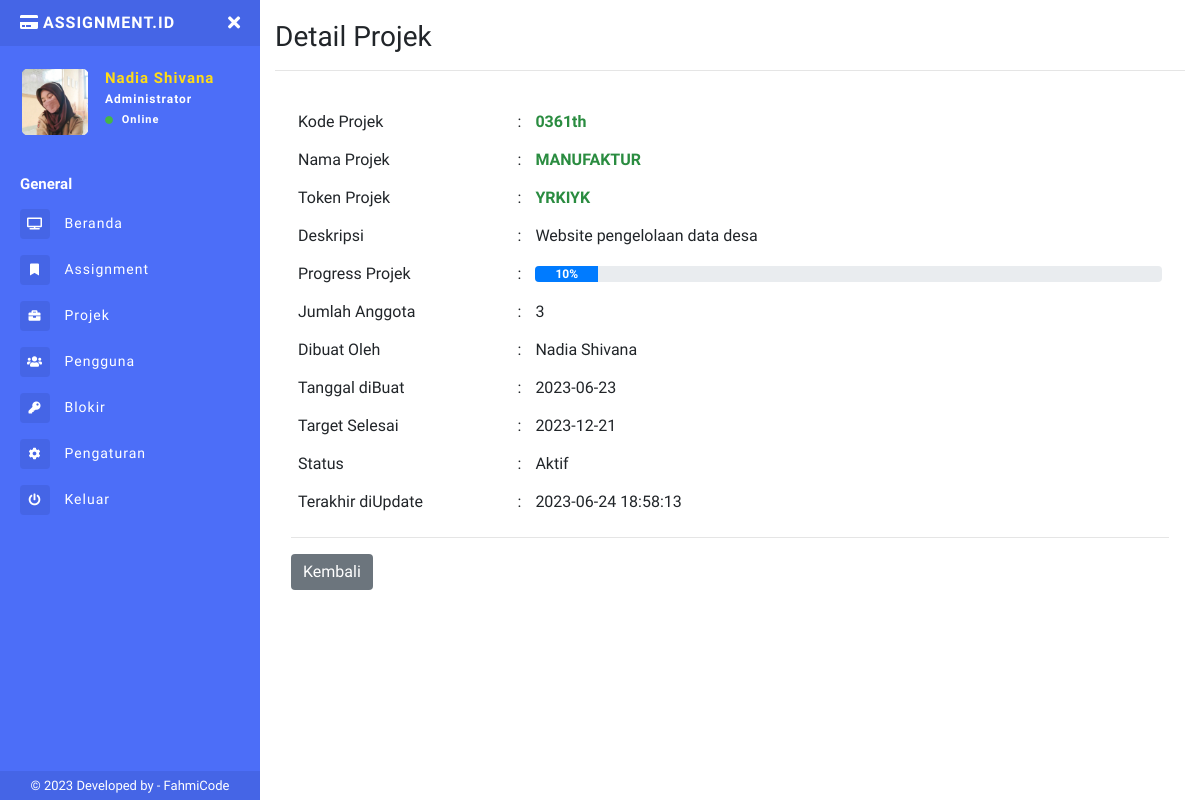
Page /app/detail-projek.php?kode=0361th (signed in) on the committed database.
### tables this page shows
CREATE TABLE `tb_pengguna` (
  `id` int(11) NOT NULL,
  `nama` varchar(50) NOT NULL,
  `username` varchar(30) NOT NULL,
  `password` varchar(40) NOT NULL,
  `email` varchar(50) NOT NULL,
  `tlpn` varchar(20) NOT NULL,
  `level` enum('Member','Leader','Administrator') NOT NULL,
  `logo` varchar(40) NOT NULL,
  `status` tinyint(4) NOT NULL,
  `kd_projek` varchar(20) NOT NULL,
  `created_at` timestamp NOT NULL DEFAULT current_timestamp(),
  `update_at` datetime DEFAULT NULL
);

CREATE TABLE `tb_projek` (
  `kode_projek` char(12) NOT NULL,
  `nama` varchar(50) NOT NULL,
  `deskripsi` text NOT NULL,
  `token_projek` char(6) NOT NULL,
  `progress_projek` int(5) NOT NULL,
  `target_selesai` date DEFAULT NULL,
  `status` tinyint(4) NOT NULL,
  `created_by` varchar(10) NOT NULL,
  `created_at` date DEFAULT NULL,
  `update_at` datetime DEFAULT NULL
);

### app/detail-projek.php (the view, shortened to what this page needs)
<?php
include 'sidebar.php';
$hitung = mysqli_query($conn, "SELECT * FROM tb_pengguna WHERE kd_projek = '" . $_GET['kode'] . "'");
$jumlah_member = mysqli_num_rows($hitung);
$projek = "SELECT tb_pengguna.nama AS pengguna,tb_pengguna.level,tb_projek.kode_projek,tb_projek.nama AS projek,tb_projek.created_by, tb_projek.token_projek, tb_projek.deskripsi,tb_projek.progress_projek,tb_projek.target_selesai,tb_projek.status,tb_projek.created_at,tb_projek.update_at FROM tb_projek JOIN tb_pengguna ON tb_projek.created_by = tb_pengguna.id WHERE tb_projek.kode_projek= '" .  $_GET['kode'] . "'";
$run_projek = mysqli_query($conn, $projek);
if (mysqli_num_rows($run_projek) > 0) {
  $p = mysqli_fetch_object($run_projek);
?>
  <h1 class="h3 mb-0">
    Detail Projek
  </h1>
  <hr>
  <div class="modal-body">
    <table border="0" width="100%" cellpadding="7px" style="padding-left: 9px; padding-right: 13px;">
      <tbody>
        <tr>
          <td width="25%" valign="top" class="text">Kode Projek</td>
          <td width="2%">:</td>
          <td style="color: #2a8c40; font-weight:bold"><?= $p->kode_projek; ?></td>
        </tr>
        <tr>
          <td class="text">Nama Projek</td>
          <td>:</td>
          <td style="color: #2a8c40; font-weight:bold"><?= $p->projek; ?></td>
        </tr>
        <tr>
          <td class="textt">Token Projek</td>
          <td>:</td>
          <td style="color: #2a8c40; font-weight:bold"><?= $p->token_projek; ?></td>
        </tr>
        <tr>
          <td class="text">Deskripsi</td>
          <td>:</td>
          <td><?= $p->deskripsi; ?></td>
        </tr>
        <tr>
          <td valign="top" class="text">Progress Projek</td>
          <td>:</td>
          <td>
            <div class="progress">
              <div class="progress-bar" role="progressbar" aria-valuenow="<?= $p->progress_projek; ?>%" aria-valuemin="0" aria-valuemax="100" style="width:<?= $p->progress_projek; ?>%">
                <?php if ($p->progress_projek == 0) { ?>
                  <div class="font-weight-bold text-dark"><?= $p->progress_projek; ?>%</div>
                <?php } else { ?>
                  <div class="font-weight-bold text-white"><?= $p->progress_projek; ?>%</div>
                <?php } ?>
              </div>
            </div>
          </td>
        </tr>
        <tr>
          <td class="text">Jumlah Anggota</td>
          <td>:</td>
          <td><?= $jumlah_member == 0 ? "Belum ada yang bergabung" : $jumlah_member; ?></td>
        </tr>
        <tr>
          <td class="text">Dibuat Oleh</td>
          <td>:</td>
          <td><?= $p->pengguna; ?></td>
        </tr>
        <tr>
          <td class="text">Tanggal diBuat</td>
          <td>:</td>
          <td><?= $p->created_at; ?></td>
        </tr>
        <tr>
          <td class="text">Target Selesai</td>
          <td>:</td>
          <td><?= $p->target_selesai; ?></td>
        </tr>
        <tr>
          <td class="text">Status</td>
          <td>:</td>
          <td><?= $p->status == "1" ? "Aktif" : "Tidak Aktif"; ?></td>
        </tr>
        <tr>
          <td class="text">Terakhir diUpdate</td>
          <td>:</td>
          <td><?= $p->update_at == null ? "Belum diUpdate" : $p->update_at; ?></td>
        </tr>
      </tbody>
    </table>
    <hr>
    <button type="button" class="btn btn-secondary text-left" onclick="history.back(-1)">Kembali</button>
  </div>
<?php } else { ?>
  <script>
    window.location = 'projek.php'
  </script>
<?php } ?>
<?php include "footer.php" ?>

### app/sidebar.php (shortened to what this page needs)
<?php
include '../connection/koneksi.php';
$query = "SELECT * FROM tb_pengguna WHERE id = '" .  $_COOKIE['id'] . "'";
$run = mysqli_query($conn, $query);
$d = mysqli_fetch_array($run);
?>
<!DOCTYPE html>
<html>
<head>
  <link rel="stylesheet" href="https://maxcdn.bootstrapcdn.com/bootstrap/4.0.0/css/bootstrap.min.css">
  <link href="../assets/css/style.css" rel="stylesheet">
  <link href="https://use.fontawesome.com/releases/v5.0.6/css/all.css" rel="stylesheet">
  <link href="../assets/vendor/datatables/dataTables.bootstrap4.min.css" rel="stylesheet">
  <link href="../assets/vendor/datatables/responsive.bootstrap4.min.css" rel="stylesheet">
</head>
<body>
  <div class="page-wrapper chiller-theme toggled">
    <nav id="sidebar" class="sidebar-wrapper">
      <div class="sidebar-content">
        <div class="sidebar-brand">
          <a href="./"><i class="fa fa-credit-card mr-1 text-uppercase"></i>assignment.id</a>
          <div id="close-sidebar">
            <i class="fas fa-times"></i>
          </div>
        </div>
        <div class="sidebar-header">
          <div class="user-pic" style="height:70px;width:70px;">
            <img class="img-responsive img-rounded" src="../uploads/profil/<?= $d['logo']; ?>" alt="User picture">
          </div>
          <div class="user-info">
            <span class="user-name"><?= $d['nama']; ?>
            </span>
            <span class="user-role"><?= $d['level'] ?> <?= $d['level'] != 'Administrator' ? 'Team' : '' ?></span>
            <span class="user-status">
              <i class="fa fa-circle"></i>
              <span>Online</span>
            </span>
          </div>
        </div>
        <div class="sidebar-menu">
          <ul>
            <li class="header-menu">
              <span>General</span>
            </li>
            <li>
              <a href="index.php">
                <i class="fas fa-tv"></i>
                <span>Beranda</span>
              </a>
            </li>
            <li>
              <a href="info-task.php">
                <i class="fa fa-fw fa-bookmark"></i>
                <span>Assignment</span>
              </a>
            </li>
            <?php
            if ($d['level'] == "Administrator" || $d['level'] == "Leader") { ?>
              <li class="nav-item">
                <a class="nav-link collapsed" href="#" data-toggle="collapse" data-target="#collapseTwo" aria-expanded="true" aria-controls="collapseTwo">
                  <i class="fa fa-briefcase"></i>
                  <span>Projek</span>
                </a>
              </li>
            <?php } ?>
            <?php
            if ($d['level'] == "Administrator") { ?>
              <li>
                <a href="pengguna.php">
                  <i class="fas fa-users"></i>
                  <span>Pengguna</span>
                </a>
              </li>
              <li>
                <a href="daftar-blokir.php">
                  <i class="fas fa-key"></i>
                  <span>Blokir</span>
                </a>
              </li>
            <?php  }  ?>
            <li>
              <a href="pengaturan.php">
                <i class="fa fa-cog"></i>
                <span>Pengaturan</span>
              </a>
            </li>
            <li>
              <a href="#Exit" data-toggle="modal">
                <i class="fa fa-power-off"></i>
                <span>Keluar</span>
              </a>
            </li>
          </ul>
        </div>
      </div>
      <div class="sidebar-footer">
        © 2023 Developed by - <a target="_blank" rel="noopener noreferrer" href="https://fahmi965.000webhostapp.com/Portofolio.html">
          FahmiCode</a>
      </div>
    </nav>
    <main class="page-content">
      <div class="container-fluid">

### rows in the picture
tb_pengguna: logo (picture), nama "Nadia Shivana", level "Administrator", tb_projek.kode_projek "0361th", tb_projek.nama "MANUFAKTUR", tb_projek.token_projek "YRKIYK", tb_projek.deskripsi "Website pengelolaan data desa", tb_projek.progress_projek "10", tb_projek.created_at "2023-06-23", tb_projek.target_selesai "2023-12-21", tb_projek.update_at "2023-06-24 18:58:13"

### other values in the picture
$jumlah_member "3"
